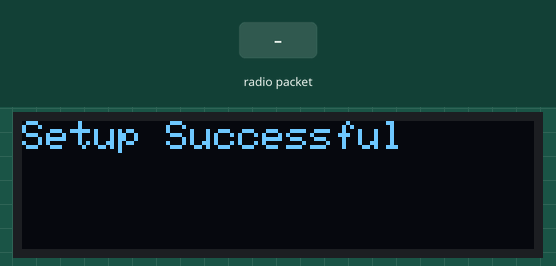
Bench run of a sketch on a simulated Arduino Uno, built with avr-gcc and run on an emulated ATmega328P. On the bench: 128×32 one-colour display. The inputs (shaded band) are chosen by the test bench. No radio packets arrive unless stated; what the sketch prints to the serial monitor is not drawn.

Above: at 2.2 s.
At 5.3 s:
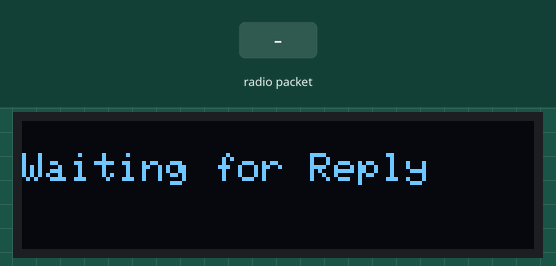
5.4 s: radio packet "1" arrives
At 6.7 s:
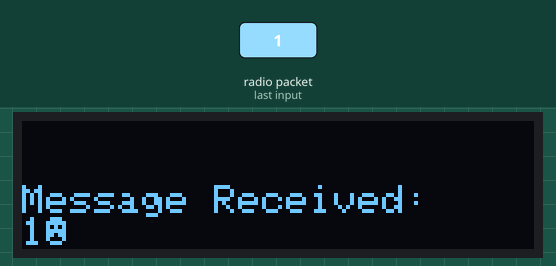
At 12.49 s:
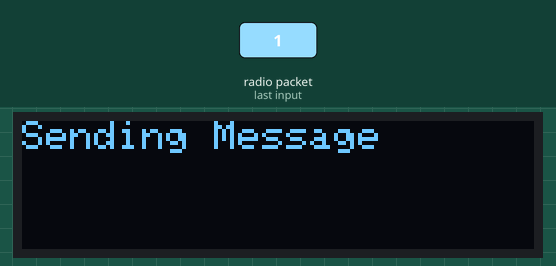
Timing chart, 0 to 12.9 s (numbered marks = the images above; inputs shaded):
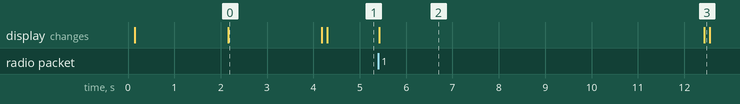

Measured:
- after the input at 5.4 s, the display: changes at once (image 2)
- what the display in image 0 shows lasts 2.0 s, from 2.2 s to 4.2 s
- what the display in image 2 shows lasts 7.0 s, from 5.4 s to 12.4 s

The sketch:

Lab3-rf95_tx.ino
```cpp
// LoRa 9x_TX
// -*- mode: C++ -*-
// Example sketch showing how to create a simple messaging client (transmitter)
// with the RH_RF95 class. RH_RF95 class does not provide for addressing or
// reliability, so you should only use RH_RF95 if you do not need the higher
// level messaging abilities.
// It is designed to work with the other example LoRa9x_RX

#include <RHReliableDatagram.h>
#include <SPI.h>
#include <Wire.h>
#include <RH_RF95.h>
#include <Adafruit_GFX.h>
#include <Adafruit_SSD1306.h>

#define SCREEN_WIDTH 128  // OLED display width, in pixels
#define SCREEN_HEIGHT 32  // OLED display height, in pixels

#define RFM95_CS 10
#define RFM95_RST 9
#define RFM95_INT 2
#define node_id "Elmo"

// Change to 434.0 or other frequency, must match RX's freq!
#define RF95_FREQ 915.0
#define CLIENT_ADDRESS 8
#define SERVER_ADDRESS 2

// Declaration for an SSD1306 display connected to I2C (SDA, SCL pins)
#define OLED_RESET -1  // Reset pin # (or -1 if sharing Arduino reset pin)
Adafruit_SSD1306 display(SCREEN_WIDTH, SCREEN_HEIGHT, &Wire, OLED_RESET);

// Singleton instance of the radio driver
RH_RF95 rf95(RFM95_CS, RFM95_INT);

// Initialise datagram manager
RHReliableDatagram manager(rf95, CLIENT_ADDRESS);

void (*resetFunc)(void) = 0;  //declare reset function at address 0

void setup() {
  Serial.begin(9600);
  delay(100);

  // Manual reset
  digitalWrite(RFM95_RST, LOW);
  delay(10);
  digitalWrite(RFM95_RST, HIGH);
  delay(10);

  if (!display.begin(SSD1306_SWITCHCAPVCC, 0x3C)) {  // Address or 0x3D for
    Serial.println(F("SSD1306 allocation failed"));
    for (;;) {
      delay(1000);
    }
  }
  // Setup oled display
  display.setTextSize(1);       // Normal 1:1 pixel scale
  display.setTextColor(WHITE);  // Draw white text
  display.setCursor(0, 0);      // Start at top-left corner
  delay(2000);
  display.clearDisplay();

  while (!manager.init()) {
    Serial.println(F("LoRa radio init failed"));
    display.println(F("Setup Failed"));
    display.display();
    while (1);
  }
  Serial.println(F("LoRa radio init OK!"));

  // Defaults after init are 915.0MHz, modulation GFSK_Rb250Fd250, +13dbM
  if (!rf95.setFrequency(RF95_FREQ)) {
    Serial.println(F("setFrequency failed"));
    display.println(F("Setup Failed"));
    display.display();
    while (1)
      ;
  }
  Serial.print(F("Set Freq to:"));
  Serial.println(RF95_FREQ);

  // Defaults after init are 915.0MHz, 13dBm, Bw = 125 kHz, Cr = 4/5, Sf = 128chips/symbol, CRC on

  // The default transmitter power is 13dBm, using PA_BOOST.
  // If you are using RFM95/96/97/98 modules which uses the PA_BOOST transmitter pin, then
  // you can set transmitter powers from 5 to 23 dBm:
  rf95.setTxPower(13, false);

  display.println(F("Setup Successful"));
  display.display();
  delay(2000);
}

uint8_t packetnum = 0;  // packet counter, we increment per transmission

void loop() {
  Serial.println(F("Sending to Node"));

  // Send a message to rf95_rx
  uint8_t buf[48];
  uint8_t data[32];
  sprintf(data, "Hello World %d from %s", int(packetnum++), node_id);
  manager.setTimeout(2000);

  uint8_t result = 0;
  while (result == 0) {
    display.setCursor(0, 0);
    display.clearDisplay();
    display.println("Sending Message");
    display.display();
    if (manager.sendtoWait((uint8_t*)data, sizeof(data), SERVER_ADDRESS)) {
      // Now wait for a reply from the server
      uint8_t len = sizeof(buf);
      uint8_t from;
      display.clearDisplay();
      display.println("Waiting for Reply");
      display.display();
      if (manager.recvfromAckTimeout(buf, &len, 2000, &from)) {
        Serial.print(F("got reply from Node:"));
        Serial.print(from, HEX);
        Serial.print(F(": "));
        Serial.println((char*)buf);
        result = 1;
        display.clearDisplay();
        display.println("Message Received:");
        display.println((char*)buf);
        display.display();
      } else {
        Serial.println(F("No Reply"));
      }
    } else {
      Serial.println(F("Failed Sending Message"));
    }
    delay(7000);
  }
}
```
